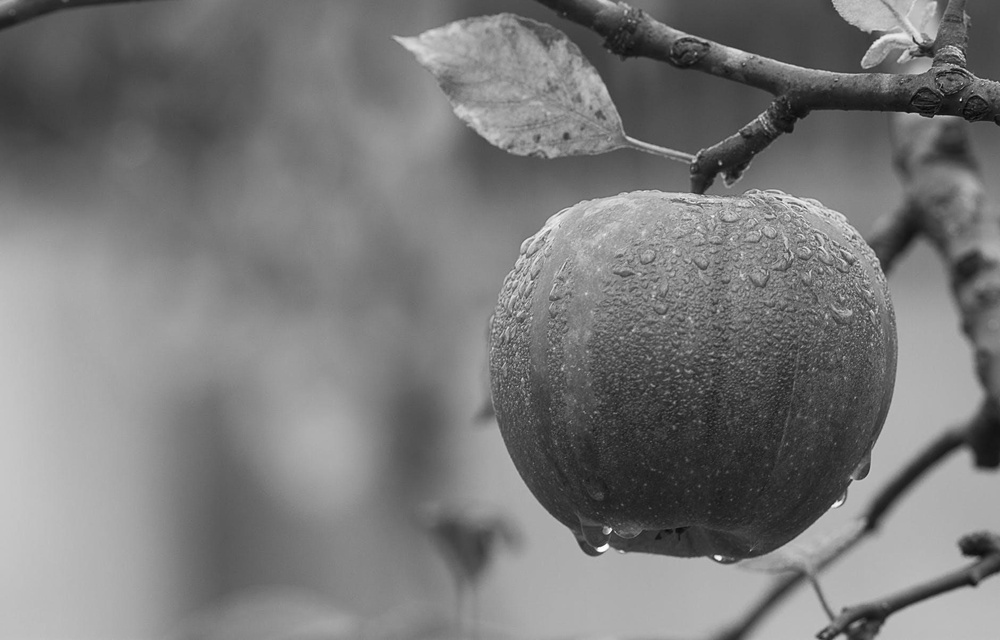
#> input picture img/gray.jpg, 1000 x 640 px, shrunk from 1880 x 1204 before the run, found by its file name
$ python ideal.py
#> lines starting #> are read from the running program, lines starting #| are printed output that depends on the picture
from PIL import Image
import numpy as np
import matplotlib.pyplot as plt
from scipy.fftpack import fft2, ifft2, fftshift, ifftshift

def ideal_high_pass_filter(size, radius):
    m, n = size
    center = (m // 2, n // 2)
    x, y = np.ogrid[:m, :n]
    distances = np.sqrt((x - center[0])**2 + (y - center[1])**2)
    filter = np.zeros((m, n))
    filter[distances > radius] = 1
    return filter

def ideal_low_pass_filter(size, radius):
    return 1 - ideal_high_pass_filter(size, radius)

def apply_filter(image, filter):
    f_transform = fft2(image)
    f_transform_shifted = fftshift(f_transform)
    f_transform_filtered = f_transform_shifted * filter
    image_filtered = np.abs(ifft2(ifftshift(f_transform_filtered)))
    return image_filtered

def main():
    image_path = 'img/gray.jpg'
    original_image = np.array(Image.open(image_path).convert('L'))  # Convert to grayscale
#> original_image is the input picture: shape (640, 1000); min 1, max 255, mean 121.2

    original_image = original_image.astype(float) / 255.0

    filter_radius = 30

    high_pass_filter = ideal_high_pass_filter(original_image.shape, filter_radius)
    sharpened_image_high = apply_filter(original_image, high_pass_filter)
#> in apply_filter, `image_filtered = np.abs(ifft2(ifftshift(f_transform_filtered)))`:
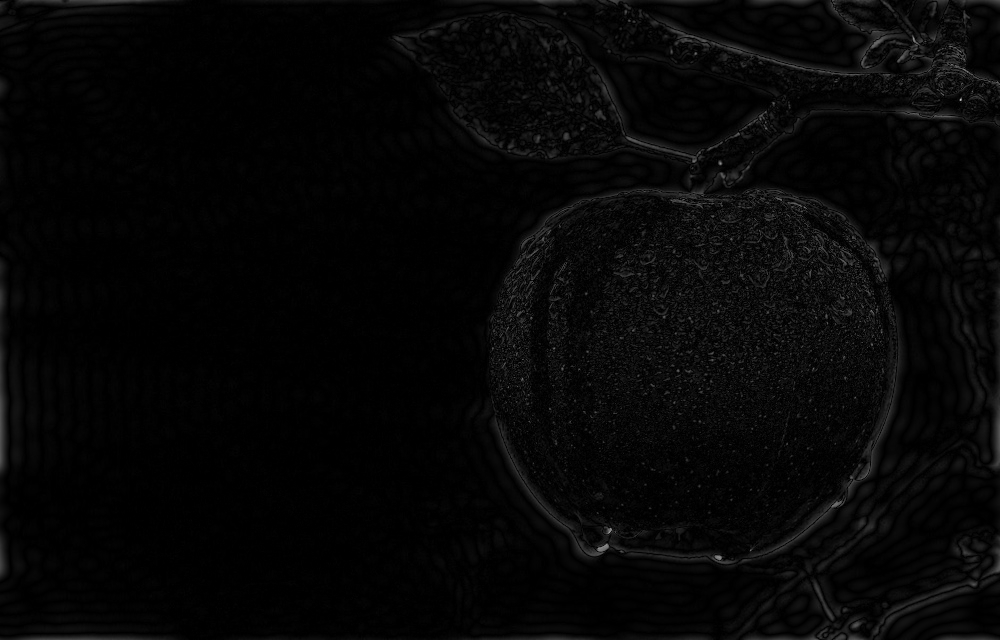
#> image_filtered: shape (640, 1000) float64; min 1.62e-08, max 0.753, mean 0.026

    low_pass_filter = ideal_low_pass_filter(original_image.shape, filter_radius)
    sharpened_image_low = apply_filter(original_image, low_pass_filter)
#> in apply_filter (call 2), `image_filtered = np.abs(ifft2(ifftshift(f_transform_filtered)))`:
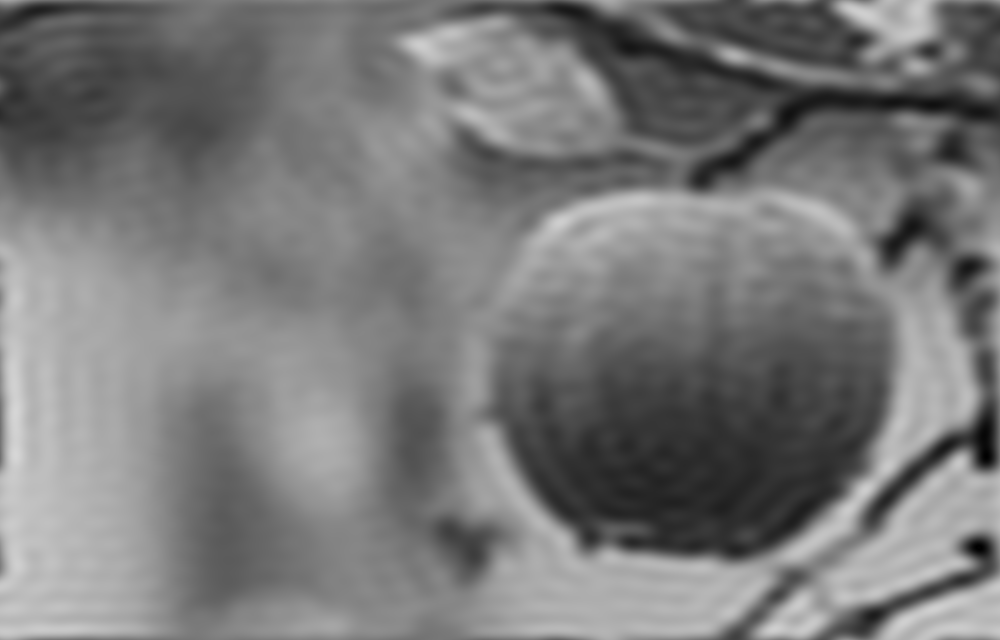
#> image_filtered: shape (640, 1000) float64; min 0.000382, max 0.841, mean 0.475

    plt.figure(figsize=(15, 5))

    plt.subplot(1, 3, 1)
    plt.imshow(original_image, cmap='gray')
    plt.title('Original Image')

    plt.subplot(1, 3, 2)
    plt.imshow(sharpened_image_high, cmap='gray')
    plt.title('Ideal High-Pass Sharpened')

    plt.subplot(1, 3, 3)
    plt.imshow(sharpened_image_low, cmap='gray')
    plt.title('Ideal Low-Pass Sharpened')

    plt.show()
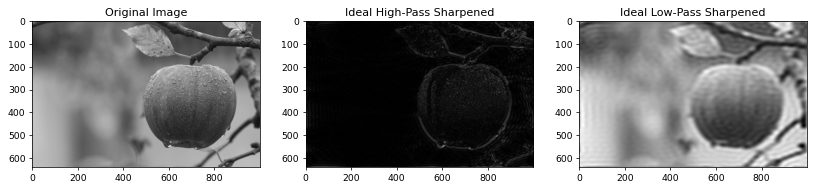
#> figure drawn by matplotlib, 3 panels

if __name__ == "__main__":
    main()
